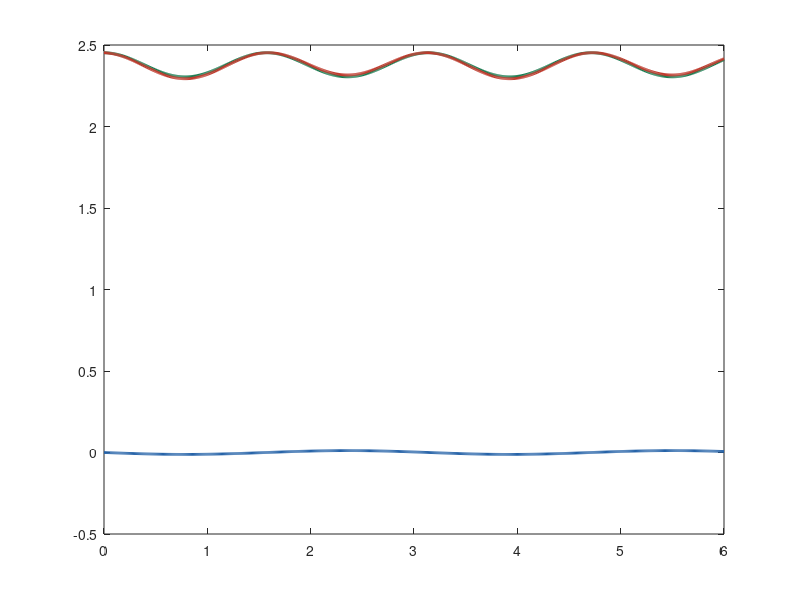

The MATLAB source for this figure: (Note: this script raises an error after producing the figure.)
% Ex2_4_1_Torque.m
% Torque dinâmico e gravitacional sobre um segmento articulado
% Seção 2.4 | Aula 1 — Robô Otto
%
% Para theta(t) = A sin(omega t), calcula:
%   tau_din(t) = I * alpha(t)          torque de inércia
%   tau_grav(t) = m*g*r * cos(theta)   torque gravitacional
%   tau_total   = tau_din + tau_grav   demanda total do servo
%
% O segmento é modelado como haste uniforme: I = m*L^2/3, r = L/2.
% Compara tau_total com a capacidade nominal do servo SG90.

clc; clear; close all;

% --- parâmetros do segmento ---
m  = 0.010;         % massa do segmento [kg]  (10 g)
L  = 0.05;          % comprimento [m]          (5 cm)
g  = 9.81;          % aceleração gravitacional [m/s2]
I  = m * L^2 / 3;   % momento de inércia — haste uniforme [kg·m2]
r  = L / 2;         % distância CoM–eixo [m]

% --- parâmetros do movimento ---
A     = deg2rad(20);    % amplitude [rad]
omega = 2;              % frequência angular [rad/s]
t     = linspace(0, 6, 600);

% --- cinemática ---
theta   = A * sin(omega * t);
alpha_t = -A * omega^2 * sin(omega * t);   % aceleração angular analítica [rad/s2]

% --- torques ---
tau_din  = I * alpha_t;                    % torque dinâmico [N·m]
tau_grav = m * g * r * cos(theta);         % torque gravitacional [N·m]
tau_tot  = tau_din + tau_grav;             % torque total [N·m]

% capacidade do SG90
tau_sg90 = 0.177;   % N·m  (1,8 kgf·cm)

fprintf('--- Torques de pico ---\n');
fprintf('Torque dinâmico máx:      %+.4f N·m\n', max(abs(tau_din)));
fprintf('Torque gravitacional máx: %+.4f N·m\n', max(abs(tau_grav)));
fprintf('Torque total máx:         %+.4f N·m\n', max(abs(tau_tot)));
fprintf('Capacidade SG90:          %+.4f N·m\n', tau_sg90);
if max(abs(tau_tot)) > tau_sg90
    fprintf('ATENÇÃO: demanda excede a capacidade do servo!\n');
else
    fprintf('Dentro da capacidade do servo.\n');
end

% --- figura ---
figure('Position', [100 100 700 400]);

plot(t, tau_din  * 1000, 'LineWidth', 2, 'Color', [0.15 0.39 0.66]); hold on;
plot(t, tau_grav * 1000, 'LineWidth', 2, 'Color', [0.10 0.48 0.31]);
plot(t, tau_tot  * 1000, 'LineWidth', 2, 'Color', [0.75 0.22 0.17]);
yline( tau_sg90 * 1000, 'k--', 'LineWidth', 1.5);
yline(-tau_sg90 * 1000, 'k--', 'LineWidth', 1.5);
yline(0, 'Color', [0.6 0.6 0.6], 'LineWidth', 0.5);

grid on;
xlabel('Tempo [s]');
ylabel('Torque [mN·m]');
title(sprintf('Torque sobre o segmento  (A = %g°, \\omega = %g rad/s)', ...
    rad2deg(A), omega));
legend('\tau_{din} = I\alpha', ...
       '\tau_{grav} = mgr\cdotcos(\theta)', ...
       '\tau_{total}', ...
       sprintf('\\pm capacidade SG90 (%.0f mN·m)', tau_sg90*1000), ...
       'Location', 'northeast');

% exportgraphics(gcf, 'fig04_torque.png', 'Resolution', 150);
